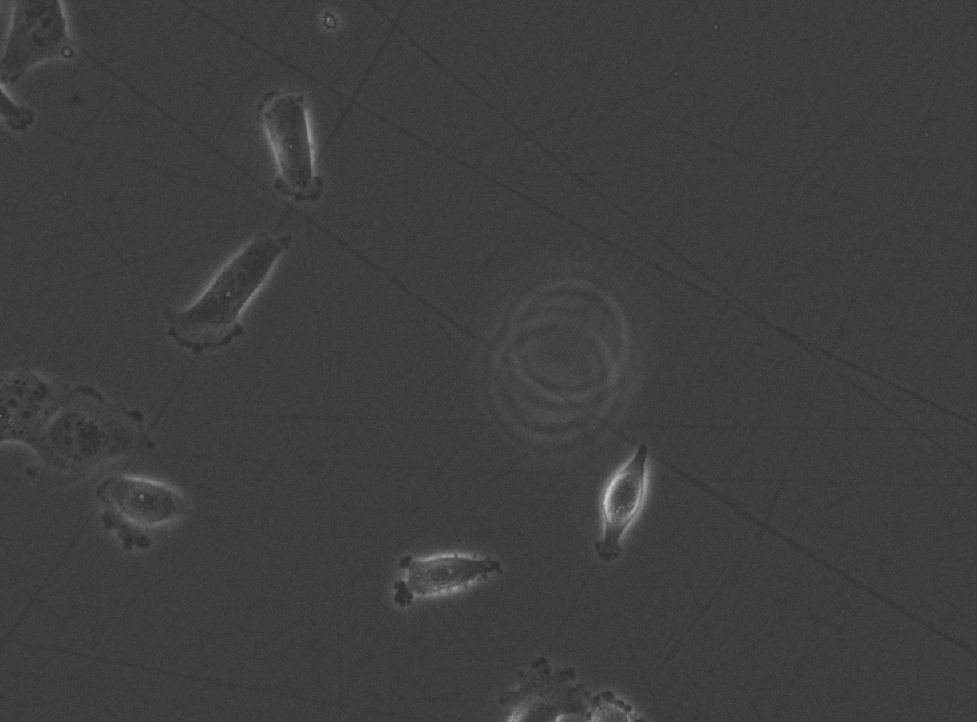
#> input picture Input/FLD_3_pc/pc_001.tif, 977 x 722 px, shrunk from 1224 x 904 before the run; its folder holds only this picture in this run
$ python make_video.py
#> lines starting #> are read from the running program, lines starting #| are printed output that depends on the picture
import os
import re
import cv2
import numpy as np
import tifffile

ROOT = os.path.dirname(os.path.dirname(os.path.abspath(__file__)))
INPUT_DIR = os.path.join(ROOT, "Input")
OUTPUT_DIR = os.path.join(ROOT, "Output")
GAPS = [1, 2, 4, 8]
BLUR_SIZE = 101
FPS = 5

PC_PERCENTILES = (0, 100)
RFP_PERCENTILES = (1, 99.9)


def normalize_percentile(img, low_pct, high_pct):
    low = np.percentile(img, low_pct)
    high = np.percentile(img, high_pct)
    if high == low:
        return np.zeros_like(img, dtype=np.uint8)
    img = np.clip(img, low, high)
    return ((img - low) / (high - low) * 255).astype(np.uint8)


def merge_frame(pc_img, rfp_img):
    pc_norm = normalize_percentile(pc_img, *PC_PERCENTILES)
    rfp_norm = normalize_percentile(rfp_img, *RFP_PERCENTILES)

    rfp_bg = cv2.GaussianBlur(rfp_norm, (BLUR_SIZE, BLUR_SIZE), 0)
    rfp_corrected = cv2.subtract(rfp_norm, rfp_bg)
    _, mask = cv2.threshold(rfp_corrected, 0, 255, cv2.THRESH_BINARY + cv2.THRESH_OTSU)
    rfp_corrected[mask == 0] = 0

    h, w = pc_norm.shape
    merged = np.zeros((h, w, 3), dtype=np.uint8)
    merged[:, :, 0] = pc_norm
    merged[:, :, 1] = pc_norm
    merged[:, :, 2] = np.clip(
        pc_norm.astype(np.int32) + rfp_corrected.astype(np.int32), 0, 255
    ).astype(np.uint8)
    return merged


def make_video(pc_files, rfp_files, gap, out_path):
    indices = list(range(0, len(pc_files), gap))
    sample = tifffile.imread(pc_files[0])
    h, w = sample.shape[:2]
    fourcc = cv2.VideoWriter_fourcc(*"mp4v")
    video = cv2.VideoWriter(out_path, fourcc, FPS, (w, h))
    for i in indices:
        pc_img = tifffile.imread(pc_files[i])
        rfp_img = tifffile.imread(rfp_files[i])
        video.write(merge_frame(pc_img, rfp_img))
    video.release()
    return len(indices)


def main():
    os.makedirs(OUTPUT_DIR, exist_ok=True)

    pc_folders = sorted(
        d for d in os.listdir(INPUT_DIR)
        if re.match(r"FLD_\d+_pc$", d)
    )

    for pc_name in pc_folders:
        fld_num = re.match(r"FLD_(\d+)_pc", pc_name).group(1)
        pc_dir = os.path.join(INPUT_DIR, pc_name)
        rfp_dir = os.path.join(INPUT_DIR, f"FLD_{fld_num}_rfp")
        if not os.path.isdir(rfp_dir):
            print(f"skip FLD_{fld_num}: no matching rfp folder")
            continue

        pc_files = sorted(
            os.path.join(pc_dir, f) for f in os.listdir(pc_dir) if f.endswith(".tif")
        )
        rfp_files = sorted(
            os.path.join(rfp_dir, f) for f in os.listdir(rfp_dir) if f.endswith(".tif")
        )
        n = min(len(pc_files), len(rfp_files))
        pc_files = pc_files[:n]
        rfp_files = rfp_files[:n]

        for gap in GAPS:
            out_path = os.path.join(OUTPUT_DIR, f"FLD_{fld_num}_video_gap{gap}.mp4")
            n_written = make_video(pc_files, rfp_files, gap, out_path)
#> in make_video, sample is the input picture: shape (722, 977) uint16; min 10688, max 52912, mean 16028.5
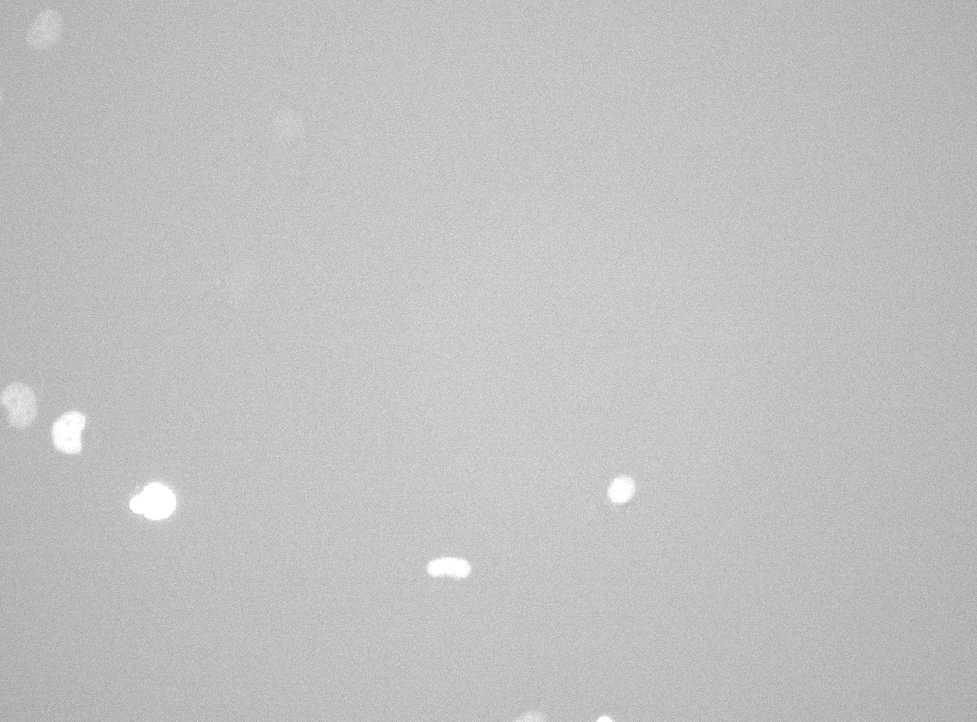
#> input picture Input/FLD_3_rfp/rfp_001.tif, 977 x 722 px, shrunk from 1224 x 904 before the run
#> in make_video, rfp_img is the input picture: shape (722, 977) uint16; min 39792, max 65504, mean 49550.7
#> in normalize_percentile, `low = np.percentile(img, low_pct)`: low = 10688
#> in normalize_percentile, `high = np.percentile(img, high_pct)`: high = 52912
#> in normalize_percentile, `img = np.clip(img, low, high)`:
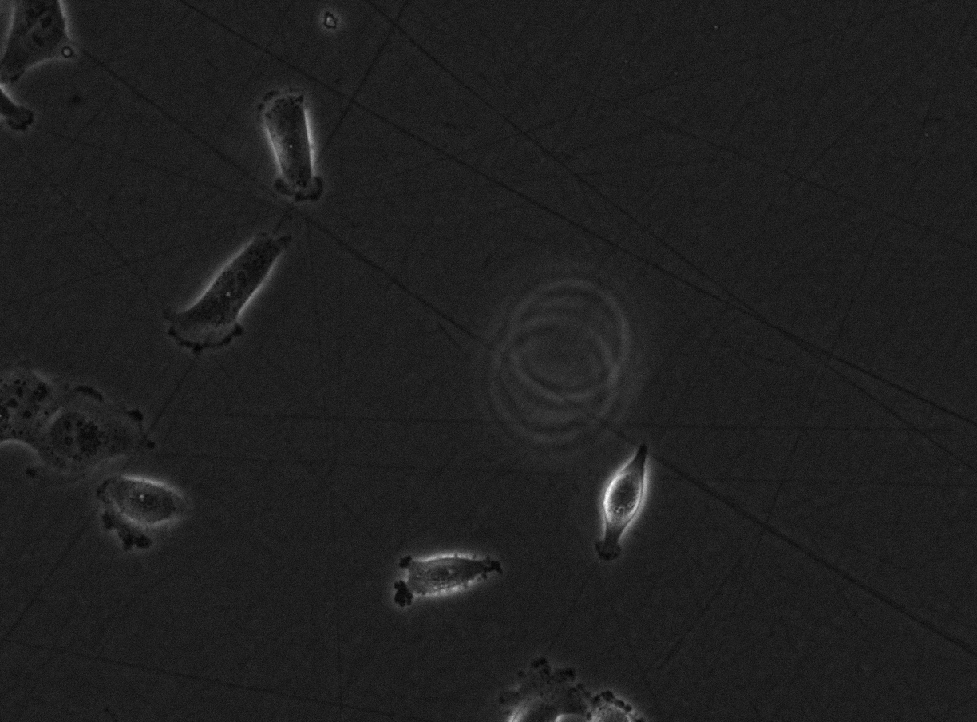
#> img: shape (722, 977) float64; min 10688, max 52912, mean 16028.5; drawn with min black and max white
#> in merge_frame, `rfp_corrected = cv2.subtract(rfp_norm, rfp_bg)`:
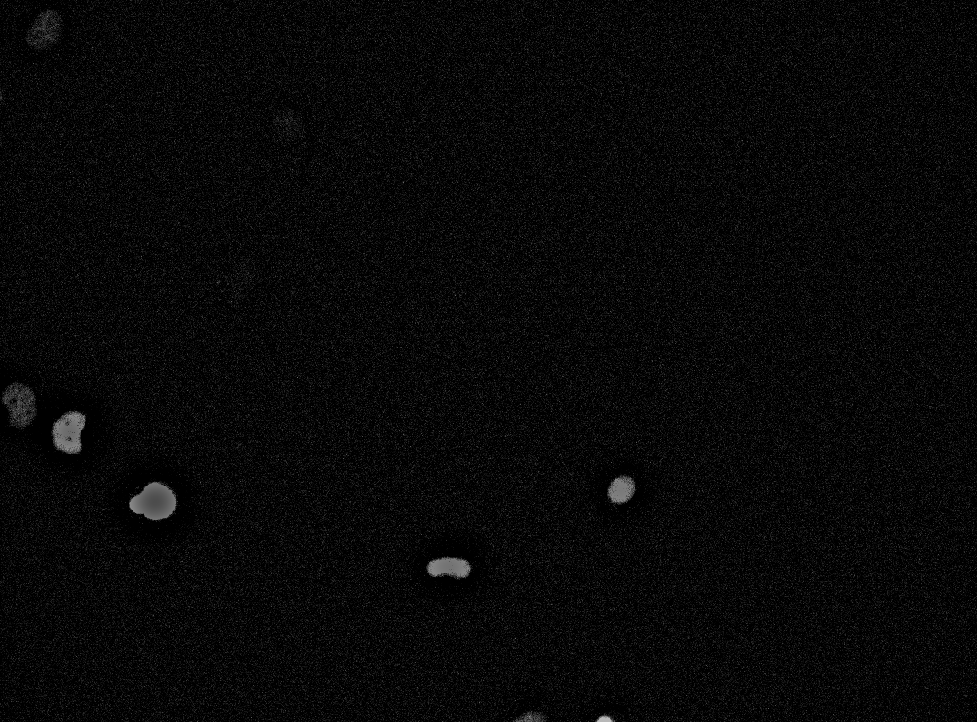
#> rfp_corrected: shape (722, 977); min 0, max 184, mean 8.1
#> in merge_frame, `_, mask = cv2.threshold(rfp_corrected, 0, 255, cv2.THRESH_BINARY + cv2..`:
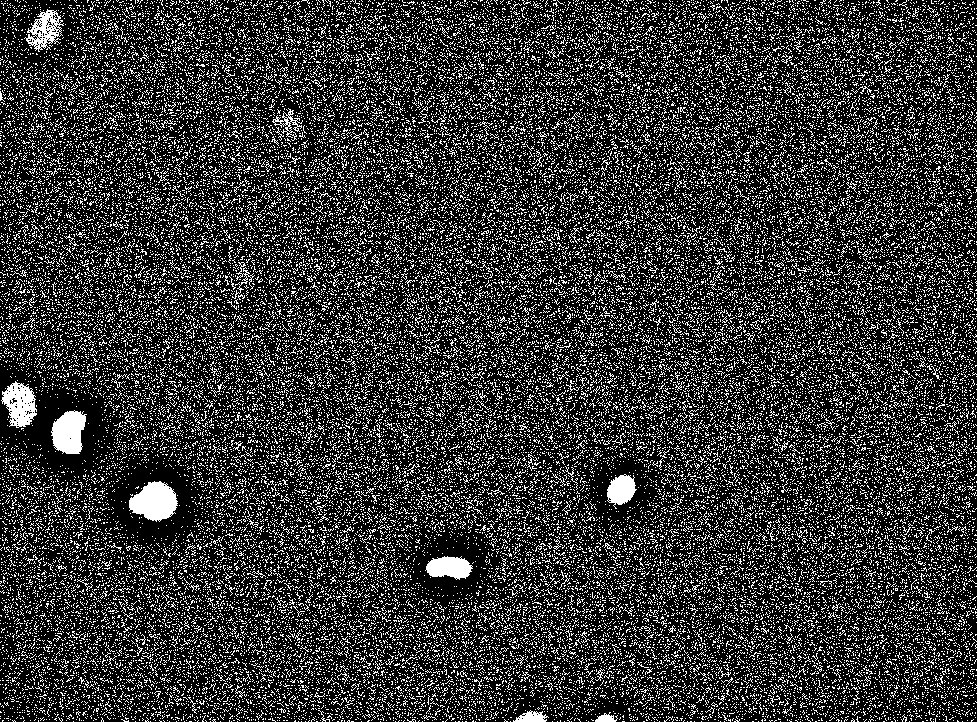
#> mask: shape (722, 977); 21% white in thin lines or dots
#> in merge_frame, `merged[:, :, 0] = pc_norm`:
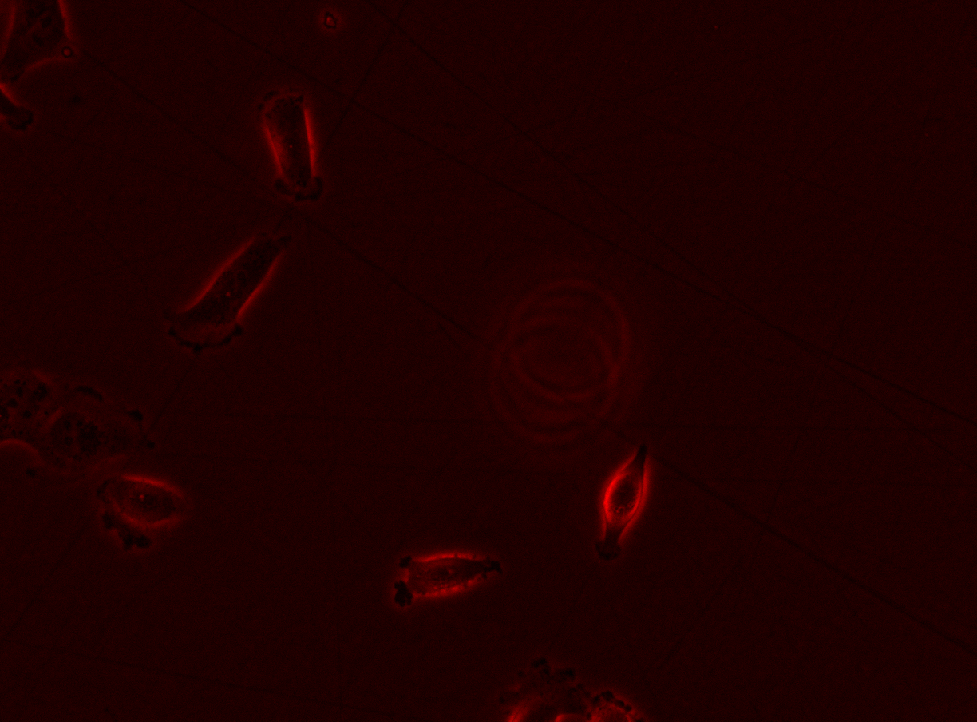
#> merged: shape (722, 977, 3); mean of channels 0, 1, 2 31.8, 0, 0; drawn as R, G, B
#> in merge_frame, `merged[:, :, 1] = pc_norm`:
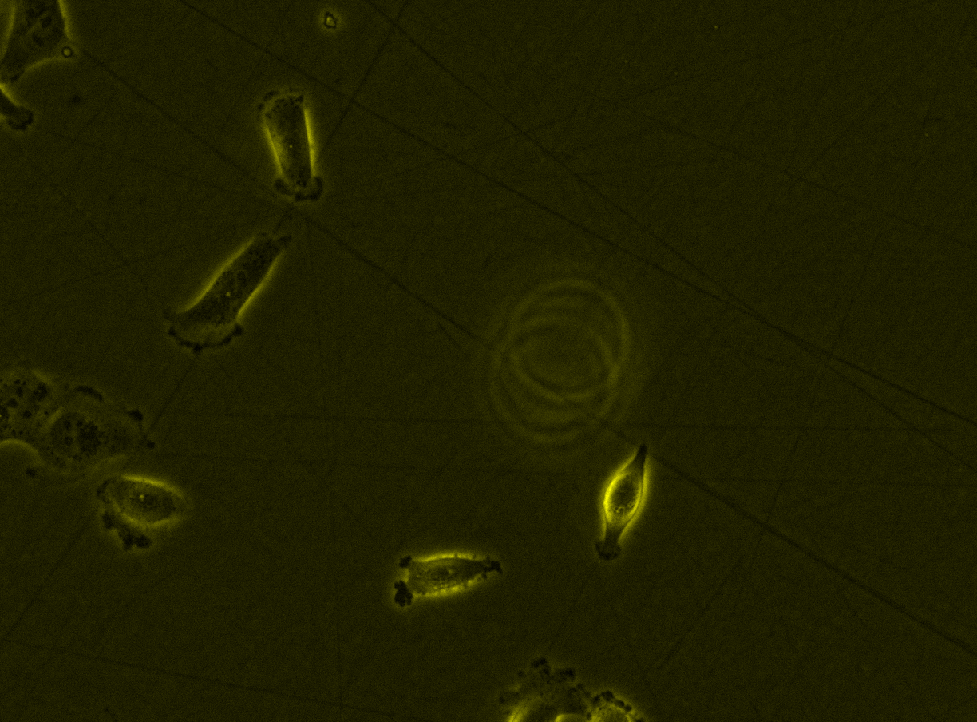
#> merged: shape (722, 977, 3); mean of channels 0, 1, 2 31.8, 31.8, 0; drawn as R, G, B
            print(f"FLD_{fld_num} GAP={gap}: {n_written} frames → {out_path}")


if __name__ == "__main__":
    main()
